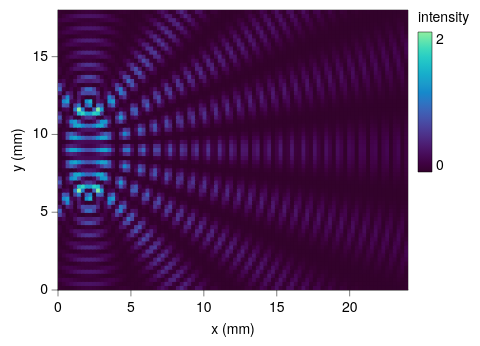

Write a Vega-Lite specification for this figure.
### Vega-Lite specification from a JSON file in a GitHub repository (floating-point values rounded to 4 significant figures; data arrays with more than 128 entries replaced by an {"elided": "..."} marker saying what was removed)
{"background": null, "config": {"arc": {"fill": "#DBDBDB", "fillOpacity": 1.0, "innerRadius": 35.0, "padAngle": 0.03, "stroke": "black", "strokeOpacity": 1, "strokeWidth": 0.25}, "area": {"fill": "#DBDBDB", "fillOpacity": 1.0, "stroke": "black", "strokeOpacity": 1, "strokeWidth": 0.25}, "axis": {"domain": true, "domainCap": "round", "domainColor": "black", "domainWidth": 0.25, "grid": false, "gridCap": "round", "gridColor": "#F1F1F1", "gridDash": [0, 0], "gridOpacity": 1.0, "gridWidth": 0.25, "labelColor": "black", "labelFont": "Helvetica Neue", "labelFontSize": 7, "labelFontStyle": "normal", "labelFontWeight": 400, "offset": 0, "ticks": true, "tickCap": "round", "tickColor": "black", "tickRound": false, "tickSize": 3, "tickWidth": 0.25, "titleColor": "black", "titleFont": "Helvetica Neue", "titleFontSize": 7, "titleFontStyle": "normal", "titleFontWeight": 400}, "axisX": {"domain": true, "labelAlign": "center", "labelAngle": 0, "labels": true, "ticks": true, "translate": 0}, "axisY": {"domain": true, "labelAlign": "right", "labelAngle": 0, "labels": true, "ticks": true, "translate": 0}, "axisRight": {"domain": true, "labelAlign": "left", "labelAngle": 0, "labels": true, "ticks": true, "translate": 0}, "axisTop": {"domain": true, "labelAlign": "center", "labelAngle": 0, "labels": true, "ticks": true, "translate": 0}, "axisBand": {"tickOffset": 0}, "bar": {"fill": "#DBDBDB", "fillOpacity": 1.0, "stroke": "black", "strokeOpacity": 1, "strokeWidth": 0.25}, "boxplot": {"size": 12.6, "ticks": {"cornerRadius": 0.25, "fill": "black", "opacity": 1, "size": 6.3, "thickness": 0.25}, "box": {"fillOpacity": 1.0, "stroke": "black", "strokeOpacity": 1, "strokeWidth": 0.25}, "median": {"cornerRadius": 0, "fill": "black", "fillOpacity": 1.0, "opacity": 1, "size": 12.6, "thickness": 0.25}, "rule": {"fill": "black", "fillOpacity": 1.0, "size": 14.0, "stroke": "black", "strokeDash": [0, 0], "strokeOpacity": 1, "strokeWidth": 0.25}, "outliers": {"color": "black", "fill": "black", "fillOpacity": 1.0, "size": 0, "stroke": "black", "strokeOpacity": 1, "strokeWidth": 0.25}}, "circle": {"fill": "black", "fillOpacity": 1.0, "size": 0.7, "stroke": null, "strokeOpacity": 1, "strokeWidth": 0.25}, "errorband": {"band": {"fillOpacity": 0.6, "stroke": null, "strokeWidth": 0.25, "strokeOpacity": 1}, "borders": {"opacity": 0, "strokeOpacity": 0.25, "strokeWidth": 1}}, "errorbar": {"opacity": 1, "rule": {"strokeDash": [0, 0], "strokeWidth": 0.25}, "ticks": {"color": "black", "cornerRadius": 0.125, "opacity": 1, "size": 8.4, "thickness": 0.25}, "thickness": 0.25}, "font": "Helvetica Neue", "geoshape": {"fill": "#DBDBDB", "fillOpacity": 1.0, "stroke": "black", "strokeOpacity": 1, "strokeWidth": 0.25}, "header": {"labelColor": "black", "labelFont": "Helvetica Neue", "labelFontSize": 7, "labelFontStyle": "normal", "labelFontWeight": 400, "titleColor": "black", "titleFont": "Helvetica Neue", "titleFontSize": 7, "titleFontStyle": "normal", "titleFontWeight": 400, "titlePadding": 0}, "legend": {"disable": false, "offset": 4.5, "titlePadding": 4, "labelOffset": 2, "gradientLabelOffset": 2, "gradientLength": 70.0, "gradientThickness": 7.0, "gradientOpacity": 1.0, "gradientStrokeColor": "black", "gradientStrokeWidth": 0.25, "labelColor": "black", "labelFont": "Helvetica Neue", "labelFontSize": 7, "labelFontStyle": "normal", "labelFontWeight": 400, "strokeColor": "black", "strokeWidth": 0, "symbolSize": 42, "symbolStrokeColor": "black", "symbolStrokeWidth": 0.25, "titleColor": "black", "titleFont": "Helvetica Neue", "titleFontSize": 7, "titleFontStyle": "normal", "titleFontWeight": 400}, "line": {"color": "black", "stroke": "black", "strokeCap": "round", "strokeDash": [0, 0], "strokeOpacity": 1, "strokeWidth": 0.375}, "point": {"filled": true, "fill": "#DBDBDB", "fillOpacity": 1.0, "size": 7.0, "stroke": "black", "strokeOpacity": 1, "strokeWidth": 0.25}, "range": {"category": ["#C6D9F1", "#F1C9CB", "#FEF0B9", "#CEE37A", "#7AA8E0", "#E589A3", "#FDDD5D", "#68B961", "#4177B1", "#C35082", "#E5C227", "#438156"], "diverging": {"scheme": ["#C35082", "#CE6D94", "#D989A7", "#E2A4BA", "#EABFCE", "#F1DBE2", "#F6F6F6", "#D7E0EB", "#B9CBE0", "#9BB6D5", "#7DA1C9", "#5F8CBD", "#4177B1"]}, "heatmap": {"scheme": ["#32022B", "#43044D", "#4C196E", "#4D338C", "#484DA6", "#3A68BB", "#1D83CA", "#1D9CCB", "#23B5C9", "#28CDC5", "#4DE0B4", "#91EE9F"]}, "ordinal": {"scheme": ["#F1F1F1", "#DBDBDB", "#C6C6C6", "#B2B2B2", "#9D9D9D", "#898989", "#767676", "#636363", "#515151", "#404040", "#2F2F2F", "#1F1F1F"]}, "ramp": {"scheme": ["#32022B", "#43044D", "#4C196E", "#4D338C", "#484DA6", "#3A68BB", "#1D83CA", "#1D9CCB", "#23B5C9", "#28CDC5", "#4DE0B4", "#91EE9F"]}}, "rule": {"color": "black", "stroke": "black", "strokeCap": "round", "strokeDash": [2, 2], "strokeOpacity": 1, "strokeWidth": 0.25}, "scale": {"bandPaddingInner": 0.1, "bandPaddingOuter": 0.1, "round": false}, "rect": {"fill": "#DBDBDB", "fillOpacity": 1.0, "stroke": "black", "strokeOpacity": 1, "strokeWidth": 0.25}, "square": {"fill": "#DBDBDB", "fillOpacity": 1.0, "size": 14.0, "stroke": "black", "strokeOpacity": 1, "strokeWidth": 0.25}, "text": {"color": "black", "font": "Helvetica Neue", "fontSize": 7, "fontStyle": "normal", "fontWeight": 400}, "tick": {"color": "black", "cornerRadius": 0.125, "opacity": 1.0, "size": 12.6, "thickness": 0.25}, "title": {"anchor": "middle", "frame": "group", "color": "black", "font": "Helvetica Neue", "fontSize": 7, "fontStyle": "normal", "fontWeight": 400, "subtitleColor": "black", "subtitleFont": "Helvetica Neue", "subtitleFontSize": "Helvetica Neue", "subtitleFontStyle": "normal", "subtitleFontWeight": 400}, "trail": {"color": "black", "opacity": 1, "size": 0.375}, "view": {"continuousWidth": 175, "continuousHeight": 140, "discreteWidth": 175, "discreteHeight": 140, "fill": null, "stroke": "black", "strokeWidth": 0.25}}, "data": {"name": "data-a4239cbaa7892c27869c14f52c924c68"}, "mark": {"type": "rect", "clip": true, "stroke": null}, "encoding": {"color": {"field": "I", "title": "intensity", "type": "quantitative"}, "x": {"field": "x0", "scale": {"domain": [0, 24.0], "nice": false}, "title": "x (mm)", "type": "quantitative"}, "x2": {"field": "x1"}, "y": {"field": "y0", "scale": {"domain": [0, 18.0], "nice": false}, "title": "y (mm)", "type": "quantitative"}, "y2": {"field": "y1"}}, "$schema": "https://vega.github.io/schema/vega-lite/v6.4.1.json", "datasets": {"data-a4239cbaa7892c27869c14f52c924c68": {"elided": "6348 records"}}}
